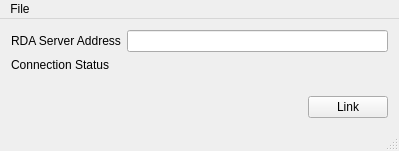
<?xml version="1.0" encoding="UTF-8"?>
<ui version="4.0">
 <class>MainWindow</class>
 <widget class="QMainWindow" name="MainWindow">
  <property name="geometry">
   <rect>
    <x>0</x>
    <y>0</y>
    <width>399</width>
    <height>151</height>
   </rect>
  </property>
  <property name="windowTitle">
   <string>BrainVision RDA Connector</string>
  </property>
  <widget class="QWidget" name="centralWidget">
   <layout class="QVBoxLayout" name="verticalLayout">
    <item>
     <layout class="QFormLayout" name="formLayout">
      <property name="fieldGrowthPolicy">
       <enum>QFormLayout::AllNonFixedFieldsGrow</enum>
      </property>
      <item row="0" column="0">
       <widget class="QLabel" name="label_4">
        <property name="text">
         <string>RDA Server Address</string>
        </property>
       </widget>
      </item>
      <item row="0" column="1">
       <widget class="QLineEdit" name="serverIP"/>
      </item>
      <item row="1" column="1">
       <widget class="QLabel" name="connectionStatus">
        <property name="text">
         <string/>
        </property>
       </widget>
      </item>
      <item row="1" column="0">
       <widget class="QLabel" name="label_2">
        <property name="text">
         <string>Connection Status</string>
        </property>
       </widget>
      </item>
     </layout>
    </item>
    <item>
     <layout class="QHBoxLayout" name="horizontalLayout">
      <item>
       <spacer name="horizontalSpacer">
        <property name="orientation">
         <enum>Qt::Horizontal</enum>
        </property>
        <property name="sizeHint" stdset="0">
         <size>
          <width>40</width>
          <height>20</height>
         </size>
        </property>
       </spacer>
      </item>
      <item>
       <widget class="QPushButton" name="linkButton">
        <property name="text">
         <string>Link</string>
        </property>
       </widget>
      </item>
     </layout>
    </item>
   </layout>
  </widget>
  <widget class="QMenuBar" name="menuBar">
   <property name="geometry">
    <rect>
     <x>0</x>
     <y>0</y>
     <width>399</width>
     <height>18</height>
    </rect>
   </property>
   <widget class="QMenu" name="menuFile">
    <property name="title">
     <string>File</string>
    </property>
    <addaction name="actionLoad_Configuration"/>
    <addaction name="actionSave_Configuration"/>
    <addaction name="separator"/>
    <addaction name="actionQuit_2"/>
   </widget>
   <addaction name="menuFile"/>
  </widget>
  <widget class="QStatusBar" name="statusBar"/>
  <action name="actionLoad_Configuration">
   <property name="text">
    <string>Load Configuration</string>
   </property>
  </action>
  <action name="actionSave_Configuration">
   <property name="text">
    <string>Save Configuration</string>
   </property>
  </action>
  <action name="actionQuit">
   <property name="text">
    <string>Quit</string>
   </property>
  </action>
  <action name="actionQuit_2">
   <property name="text">
    <string>Quit</string>
   </property>
  </action>
 </widget>
 <layoutdefault spacing="6" margin="11"/>
 <resources/>
 <connections/>
</ui>
